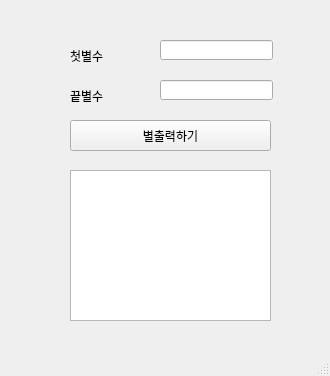
<?xml version="1.0" encoding="UTF-8"?>
<ui version="4.0">
 <class>MainWindow</class>
 <widget class="QMainWindow" name="MainWindow">
  <property name="geometry">
   <rect>
    <x>0</x>
    <y>0</y>
    <width>330</width>
    <height>376</height>
   </rect>
  </property>
  <property name="windowTitle">
   <string>MainWindow</string>
  </property>
  <widget class="QWidget" name="centralwidget">
   <widget class="QLabel" name="lbl_first">
    <property name="geometry">
     <rect>
      <x>70</x>
      <y>50</y>
      <width>56</width>
      <height>12</height>
     </rect>
    </property>
    <property name="text">
     <string>첫별수</string>
    </property>
   </widget>
   <widget class="QLabel" name="lbl_last">
    <property name="geometry">
     <rect>
      <x>70</x>
      <y>90</y>
      <width>56</width>
      <height>12</height>
     </rect>
    </property>
    <property name="text">
     <string>끝별수</string>
    </property>
   </widget>
   <widget class="QLineEdit" name="le_first">
    <property name="geometry">
     <rect>
      <x>160</x>
      <y>40</y>
      <width>113</width>
      <height>20</height>
     </rect>
    </property>
   </widget>
   <widget class="QLineEdit" name="le_last">
    <property name="geometry">
     <rect>
      <x>160</x>
      <y>80</y>
      <width>113</width>
      <height>20</height>
     </rect>
    </property>
   </widget>
   <widget class="QPushButton" name="pb">
    <property name="geometry">
     <rect>
      <x>70</x>
      <y>120</y>
      <width>201</width>
      <height>31</height>
     </rect>
    </property>
    <property name="text">
     <string>별출력하기</string>
    </property>
   </widget>
   <widget class="QTextEdit" name="te">
    <property name="geometry">
     <rect>
      <x>70</x>
      <y>170</y>
      <width>201</width>
      <height>151</height>
     </rect>
    </property>
   </widget>
  </widget>
  <widget class="QMenuBar" name="menubar">
   <property name="geometry">
    <rect>
     <x>0</x>
     <y>0</y>
     <width>330</width>
     <height>21</height>
    </rect>
   </property>
  </widget>
  <widget class="QStatusBar" name="statusbar"/>
 </widget>
 <resources/>
 <connections/>
 <slots>
  <slot>myclick()</slot>
 </slots>
</ui>
